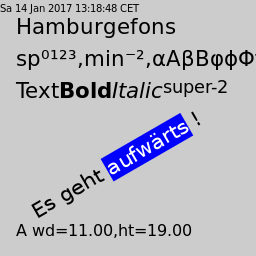

The script that saved this image:
## header to provide surface and context
using Cairo
c = CairoRGBSurface(256,256);
cr = CairoContext(c);

save(cr);
set_source_rgb(cr,0.8,0.8,0.8);    # light gray
rectangle(cr,0.0,0.0,256.0,256.0); # background
fill(cr);
restore(cr);

save(cr);

set_font_face(cr, "Sans 16")

text(cr,16.0,40.0,"Hamburgefons")
text(cr,16.0,72.0,"sp⁰¹²³,min⁻²,αΑβΒφϕΦγΓ")
text(cr,16.0,104.0,"Text<b>Bold</b><i>Italic</i><sup>super-2</sup>",markup=true)

text(cr,40.0,224.0,"Es geht <span foreground=\"white\" background=\"blue\">aufwärts</span> !",markup=true,angle=30.0)

#using textwidth and height 

set_font_face(cr, "Sans 12")

a = "A"
aheight = textheight(cr,a)
awidth = textwidth(cr,a)
atext = @sprintf("%s wd=%2.2f,ht=%2.2f",a,awidth,aheight)
text(cr,16.0,240.0,atext,markup=true)


## mark picture with current date
restore(cr);
move_to(cr,0.0,12.0);
set_source_rgb(cr, 0,0,0);
show_text(cr,Libc.strftime(time()));
write_to_png(c,"sample_pango_text.png");
